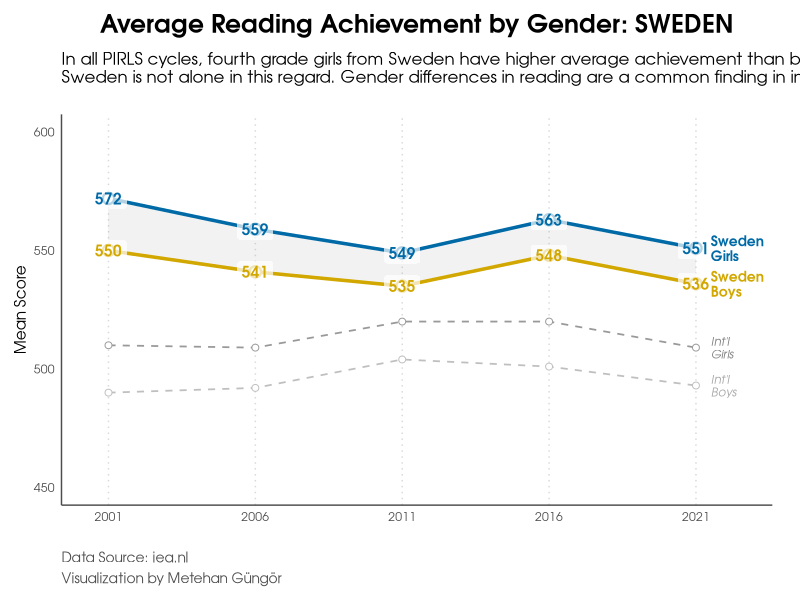

This chart was generated by the following R code:
# required packages
library(ggplot2)
library(dplyr)
library(tidyr)
library(ggtext)

# the dataset
Sweden_PIRLS <- data.frame(
  cycles = c(2001, 2001, 2006, 2006, 2011, 2011, 2016, 2016, 2021, 2021),
  genders = factor(rep(c("Girls", "Boys"), times = 5)),
  scores = c(572, 550, 559, 541, 549, 535, 563, 548, 551, 536)
)

# a tibble for the gray shaded area
area <- Sweden_PIRLS %>%
  pivot_wider(names_from = genders, values_from = scores) %>%
  mutate(ymax = pmax(Boys, Girls), ymin = pmin(Boys, Girls))

# international averages (Int'l Girls & Boys)
intl_girls <- data.frame(cycles = c(2001, 2006, 2011, 2016, 2021), scores = c(510, 509, 520, 520, 509))
intl_boys <- data.frame(cycles = c(2001, 2006, 2011, 2016, 2021), scores = c(490, 492, 504, 501, 493))

# plot title, subtitle, and caption
p_title <- "Average Reading Achievement by Gender: SWEDEN"
p_subtitle <- "In all PIRLS cycles, fourth grade girls from Sweden have higher average achievement than boys.\nSweden is not alone in this regard. Gender differences in reading are a common finding in international assessments with girls usually outperforming boys."
p_caption <- "Data Source: iea.nl<br>Visualization by Metehan Güngör"

# plotting
myplot <- ggplot(data = Sweden_PIRLS, mapping = aes(x = cycles, y = scores, group = genders, color = genders)) +
  
  # drawing vertical dotted lines in the background
  geom_vline(xintercept = unique(Sweden_PIRLS$cycles), linetype = "dotted", col = "gray85", linewidth = 0.5) +
  # gray shaded area for Sweden gender gap
  geom_ribbon(data = area, mapping = aes(x = cycles, ymin = ymin, ymax = ymax), alpha = 0.1, fill = "gray50", inherit.aes = FALSE) +
  # international Averages (neutral gray tones, pushed to the background)
  geom_line(data = intl_girls, aes(x = cycles, y = scores), color = "gray60", linetype = "dashed", linewidth = 0.6, inherit.aes = FALSE) +
  geom_point(data = intl_girls, aes(x = cycles, y = scores), color = "gray60", shape = 21, fill = "white", size = 2, inherit.aes = FALSE) +
  geom_line(data = intl_boys, aes(x = cycles, y = scores), color = "gray75", linetype = "dashed", linewidth = 0.6, inherit.aes = FALSE) +
  geom_point(data = intl_boys, aes(x = cycles, y = scores), color = "gray75", shape = 21, fill = "white", size = 2, inherit.aes = FALSE) +
  geom_line(linewidth = 1.2) +
  geom_point(size = 3, shape = 21, fill = "white", stroke = 1.2) +
  geom_label(aes(label = scores), fontface = "bold", family = "AvantGarde", label.size = 0, fill = alpha("white", 0.7), show.legend = FALSE) +
  # text annotations for Sweden
  annotate(geom = "text", x = 2021.5, y = 551, hjust = 0, label = "Sweden\nGirls", color = "#006aa7", size = 3.5, fontface = "bold", family = "AvantGarde", lineheight = 0.9) +
  annotate(geom = "text", x = 2021.5, y = 536, hjust = 0, label = "Sweden\nBoys", color = "#d1a700", size = 3.5, fontface = "bold", family = "AvantGarde", lineheight = 0.9) +
  # text annotations for international averages (matching the neutral gray colors)
  annotate(geom = "text", x = 2021.5, y = 509, hjust = 0, label = "Int'l\nGirls", color = "gray50", size = 3, fontface = "italic", family = "AvantGarde", lineheight = 0.9) +
  annotate(geom = "text", x = 2021.5, y = 493, hjust = 0, label = "Int'l\nBoys", color = "gray65", size = 3, fontface = "italic", family = "AvantGarde", lineheight = 0.9) +
  # theme minimal
  theme_minimal() +
  # x-axis scale
  scale_x_continuous(breaks = c(2001, 2006, 2011, 2016, 2021), limits = c(2000.5, 2022.5)) +
  # coloring for Sweden
  scale_color_manual(values = c("#d1a700", "#006aa7")) +
  # y-axis limits
  ylim(450, 600) +
  # title, subtitle, caption, and axis labels
  labs(title = p_title, subtitle = p_subtitle, caption = p_caption, x = "", y = "Mean Score") +
  # custom elegant theme settings with added margins for spacing
  theme(
    text = element_text(family = "AvantGarde"), 
    panel.grid.major = element_blank(), 
    panel.grid.minor = element_blank(),
    # adding elegant solid lines only for the x and y axes (L-shape)
    axis.line = element_line(color = "gray30", linewidth = 0.5),
    legend.position = "none",
    # added margin (b = 10) to create space below the title
    plot.title = element_text(size = 18, hjust = 0.5, face = "bold", margin = margin(b = 10)), 
    # added margin (b = 20) to create space between the subtitle and the plot area
    plot.subtitle = element_text(size = 12, margin = margin(b = 20)),
    plot.caption = element_markdown(size = 10, color = "gray30", vjust = 0, hjust = 0, lineheight = 1.5),
    # added a slight margin
    plot.margin = margin(t = 10, r = 20, b = 10, l = 10)
  )

myplot
